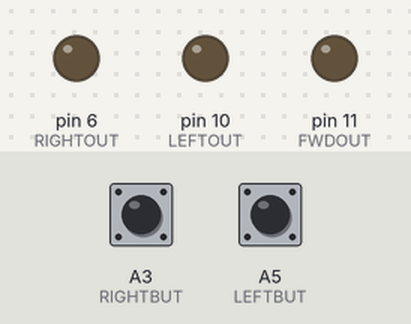
The sketch below on a simulated Arduino Uno, built with avr-gcc and run on an emulated ATmega328P. Parts: output pins drawn as LEDs (lit = HIGH). The inputs (shaded band) are chosen by the test bench; at power-on: A3 (RIGHTBUT) HIGH, A5 (LEFTBUT) HIGH. What the sketch prints to the serial monitor is not drawn.

Above: at 1.2 s.
1.3 s: A3 (RIGHTBUT) pulled LOW for 1 s
At 2.1 s:
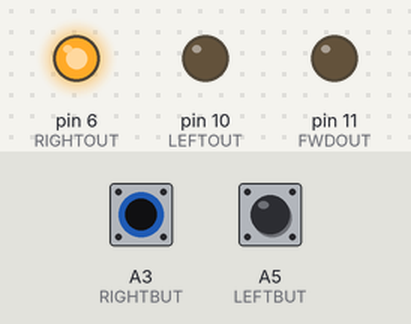
3.8 s: A5 (LEFTBUT) pulled LOW for 1 s
At 4.6 s:
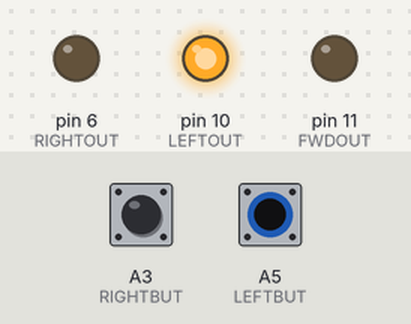
6.3 s: A5 (LEFTBUT) pulled LOW for 3.2 s
At 10.0 s:
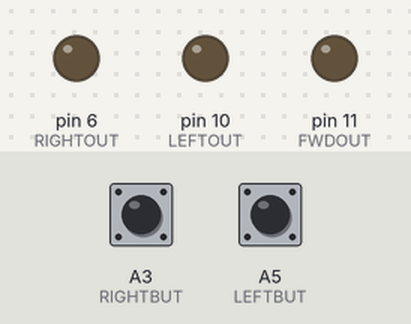
11.0 s: A3 (RIGHTBUT) pulled LOW for 3.2 s
At 12.4 s:
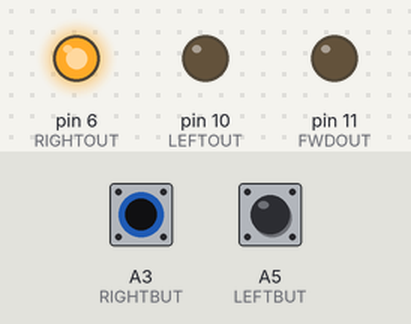
15.7 s: A3 (RIGHTBUT) driven LOW and A5 (LEFTBUT) driven LOW
At 17.0 s:
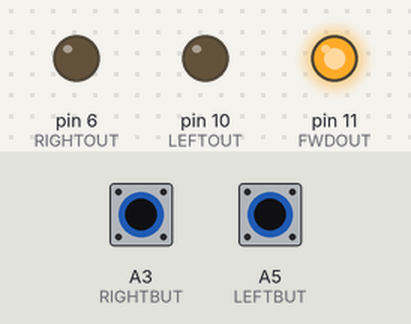
17.3 s: A3 (RIGHTBUT) driven HIGH
At 18.3 s:
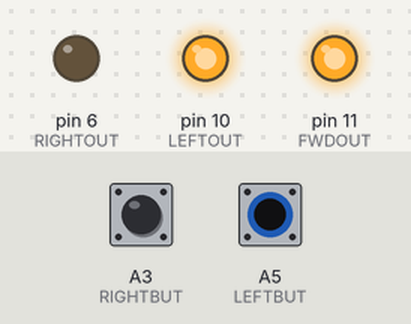
Timing chart, 0 to 19.8 s (numbered marks = the images above; inputs shaded):
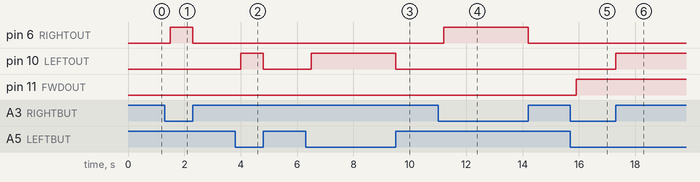

The sketch:

EllaCruise.ino
```cpp
#include <Arduino.h>

#define STOPPED 0
#define SPINLEFT 1
#define SPINRIGHT 2
#define FWDSTRAIGHT 3
#define FWDLEFT 4
#define FWDRIGHT 5

#define STARTDELAY 200

#define LEFTBUT A5
#define RIGHTBUT A3

#define LEFTOUT 10
#define RIGHTOUT 6
#define FWDOUT 11 //7 might work

boolean isCruising = false;
boolean lastState = STOPPED;
bool isMoving = false;
unsigned long lastPress = 0;
unsigned long startTime = 0;
bool isPausing = false;

void setup() {
  pinMode(RIGHTBUT, INPUT_PULLUP);
  pinMode(LEFTBUT, INPUT_PULLUP);

  //And the three output pins that drive the relays
  pinMode(LEFTOUT, OUTPUT);
  pinMode(RIGHTOUT, OUTPUT);
  pinMode(FWDOUT, OUTPUT);

  Serial.begin(115200);
  Serial.println(F("Ella PowerChair Code"));
  Serial.println(F("-----------------------------------------"));
}

void setChair(int direction)
{
  if (direction == FWDSTRAIGHT)
  {
      digitalWrite(LEFTOUT, LOW);
      digitalWrite(RIGHTOUT, LOW);
      digitalWrite(FWDOUT, HIGH);
  }
  else if (direction == SPINLEFT)
  {
      digitalWrite(LEFTOUT, HIGH);
      digitalWrite(RIGHTOUT, LOW);
      digitalWrite(FWDOUT, LOW);
  }
  else if (direction == FWDLEFT)
  {
      digitalWrite(LEFTOUT, HIGH);
      digitalWrite(RIGHTOUT, LOW);
      digitalWrite(FWDOUT, HIGH);
  }
  else if (direction == SPINRIGHT)
  {
      digitalWrite(LEFTOUT, LOW);
      digitalWrite(RIGHTOUT, HIGH);
      digitalWrite(FWDOUT, LOW);
  }
  else if (direction == FWDRIGHT)
  {
      digitalWrite(LEFTOUT, LOW);
      digitalWrite(RIGHTOUT, HIGH);
      digitalWrite(FWDOUT, HIGH);
  }
  else if (direction == STOPPED)
  {
      digitalWrite(LEFTOUT, LOW);
      digitalWrite(RIGHTOUT, LOW);
      digitalWrite(FWDOUT, LOW);
  }
}


void loop() {

  boolean leftDown = (digitalRead(LEFTBUT) == LOW);
  boolean rightDown = (digitalRead(RIGHTBUT) == LOW);

  boolean bothDown = leftDown && rightDown;


  /*  Serial.print("Left");
    Serial.print(leftDown);
    Serial.print(" Right");
    Serial.print(rightDown);
    Serial.print(" Both");
    Serial.println(bothDown);*/

  if (leftDown || rightDown)
  {
    if (!isMoving) //delay from stop
    {
      if (!isPausing) //first time during delay
      {
        startTime = millis() + STARTDELAY;
        isPausing = true;
        return;
      }
      else if (startTime > millis())
      {
        return;
      }
    }
    //if we get here, we're moving and not pausing
    isPausing = false;
    isMoving = true;
    if (bothDown)
    {
      isCruising = true;
      setChair(FWDSTRAIGHT);
      //   Serial.println("Moving Straight");
      lastState = FWDSTRAIGHT;
    }
    else if (leftDown)
    {
      if (isCruising)
      {
        setChair(FWDLEFT);
        lastState = FWDLEFT;
      }
      else
      {
        isCruising = false;
        setChair(SPINLEFT);
        lastState = SPINLEFT;
      }
    }
    else if (rightDown)
    {
      if (isCruising)
      {
        setChair(FWDRIGHT);
        lastState = FWDRIGHT;
      }
      else
      {
        isCruising = false;
        setChair(SPINRIGHT);
        lastState = SPINRIGHT;
      }
    }
  }
  else
  {
    if (lastState != STOPPED)
    {
      isMoving = false;
      isPausing = false;
      isCruising = false;
      setChair(STOPPED);
      lastState = STOPPED;
    }
  }

}
```

Measured:
- after the input at 1.3 s, pin 6 (RIGHTOUT): LOW → HIGH after 0.20 s, → LOW 0.80 s later
- after the input at 3.8 s, pin 10 (LEFTOUT): LOW → HIGH after 0.20 s, → LOW 0.80 s later
- after the input at 6.3 s, pin 10 (LEFTOUT): LOW → HIGH after 0.20 s, → LOW 3.0 s later
- after the input at 11.0 s, pin 6 (RIGHTOUT): LOW → HIGH after 0.20 s, → LOW 3.0 s later
- after the input at 15.7 s, pin 11 (FWDOUT): LOW → HIGH after 0.20 s
- after the input at 17.3 s, pin 10 (LEFTOUT): LOW → HIGH at once
